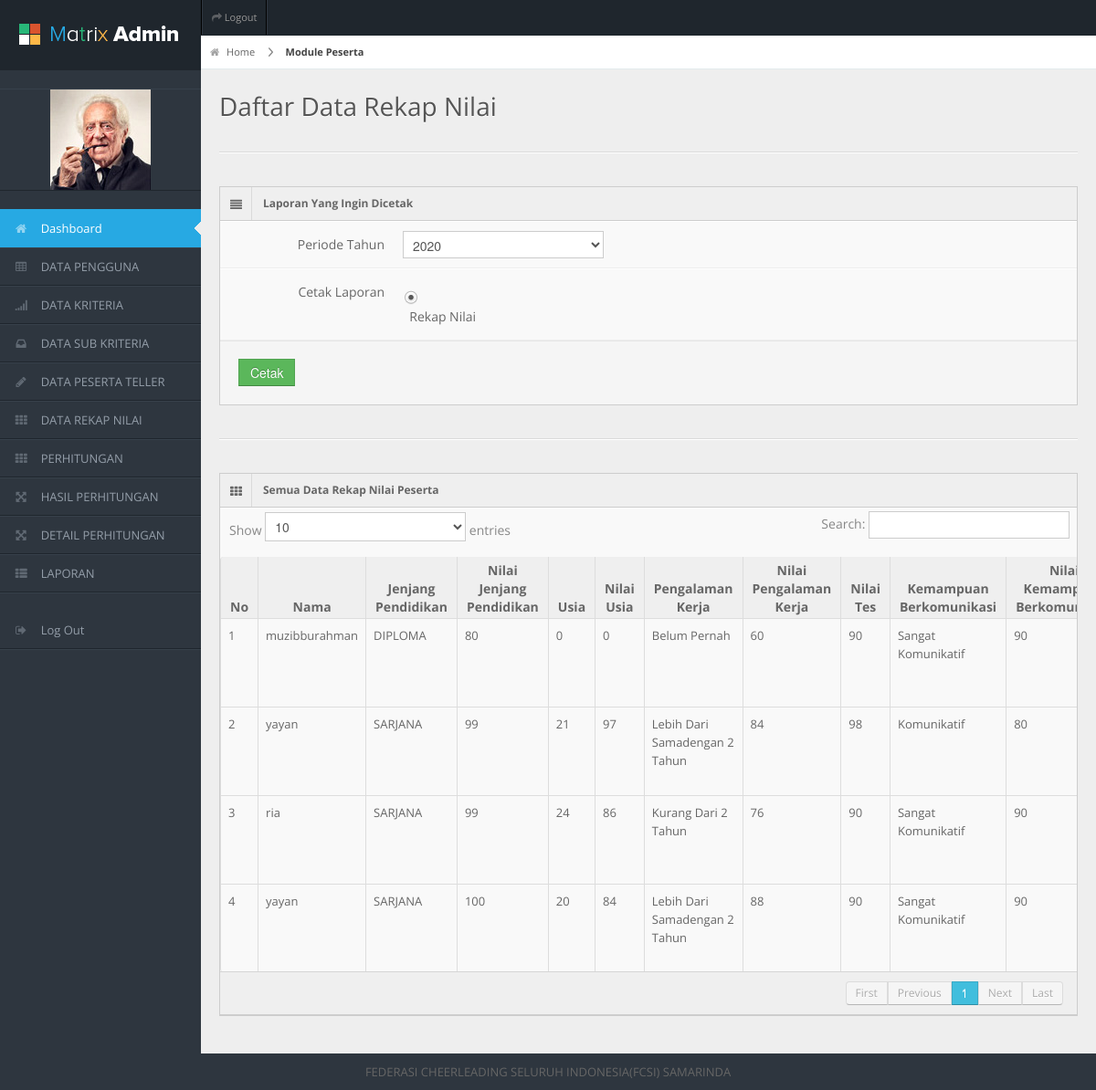
The app's page /spksdm/frame.php?load=rekap (signed in) with its own data.
### tables this page shows
CREATE TABLE `peserta` (
  `id_calon` varchar(50) NOT NULL,
  `username` varchar(30) NOT NULL,
  `pass` varchar(20) NOT NULL,
  `foto` varchar(1000) NOT NULL,
  `cv` varchar(1000) DEFAULT '',
  `blm_nikah` varchar(1000) DEFAULT '',
  `ijazah` varchar(1000) DEFAULT '',
  `transkrip` varchar(1000) DEFAULT '',
  `buktip` varchar(1000) DEFAULT '',
  `skck` varchar(1000) DEFAULT '',
  `suratkesehatan` varchar(1000) DEFAULT '',
  `ktp` varchar(1000) DEFAULT '',
  `aktif` varchar(1) NOT NULL,
  `status` varchar(30) NOT NULL,
  `validasi` varchar(20) NOT NULL,
  `validasi1` varchar(30) NOT NULL,
  `nama` varchar(100) NOT NULL,
  `no_hp` varchar(20) NOT NULL,
  `email` varchar(50) NOT NULL,
  `alamat` varchar(50) NOT NULL,
  `tgl_input` varchar(30) NOT NULL DEFAULT '',
  `tgl_lhr` varchar(50) DEFAULT '',
  `tempat_lhr` varchar(100) DEFAULT '',
  `jenkel` varchar(20) DEFAULT '',
  `jpendidikan` varchar(30) DEFAULT '',
  `usia` varchar(30) DEFAULT '',
  `pengalaman` varchar(30) DEFAULT '',
  `nilaites` double DEFAULT NULL,
  `wawancara` varchar(30) DEFAULT '',
  `kesehatan` varchar(50) DEFAULT '',
  `n1` double DEFAULT NULL,
  `n2` double DEFAULT NULL,
  `n3` double DEFAULT NULL,
  `n4` double DEFAULT NULL,
  PRIMARY KEY (`id_calon`)
);

### spksdm/data/rekap/view.php (the view, shortened to what this page needs)
 <div id="content-header">
    <div id="breadcrumb"> <a href="?load=dashboard" title="Go to Home" class="tip-bottom"><i class="icon-home"></i> Home</a> <a href="?load=member" class="current">Module Peserta</a> </div>
    <h1>Daftar Data Rekap Nilai</h1>
  </div>
<div class="container-fluid">
  <hr>
  <div class="row-fluid">
    <div class="span12">
      <div class="widget-box">
        <div class="widget-title"> <span class="icon"> <i class="icon-align-justify"></i> </span>
          <h5>Laporan Yang Ingin Dicetak</h5>
        </div>
        <div class="widget-content nopadding">
          <form action="data/rekap/cetak1.php" target="_blank" method="POST" class="form-horizontal" enctype="multipart/form-data">
           <div class="control-group">
              <label class="control-label">Periode Tahun</label>
              <div class="controls">
               <select  name="tahun">
                 <?php
				 for($i=2017;$i<=date('Y')+2;$i++){
		echo '<option'.($i==date('Y')?' selected':'').' value="'.$i.'">'.$i.'</option>';
	}
				 ?>
                </select>
              </div>
            </div>
			<div class="control-group">
              <label class="control-label">Cetak Laporan</label>
              <div class="controls">
               <ul style="list-style:none;margin:10px 0 0">
	<li><input id="op_semua" checked type="radio" class="" name="op_lap" value="hasil"/><label for="op_s">&nbsp; Rekap Nilai</label></li>
	</ul>
              </div>
            </div>
            <div class="form-actions">
			  <button type="submit" class="btn btn-success" > Cetak</button>
            </div>
          </form>
        </div>
      </div>
     </div>
     </div>
     </div>
  <div class="container-fluid">
    <hr>
    <div class="row-fluid">
      <div class="span12">
        <div class="widget-box">
          <div class="widget-title"> <span class="icon"><i class="icon-th"></i></span>
            <h5>Semua Data Rekap Nilai Peserta</h5>
          </div>
		 <div style="overflow-x:auto;">
          <div class="widget-content nopadding">
            <table class="table table-bordered data-table ">
              <thead>
                <tr>
                  <th width="2%">No</th>
                  <th width="2%">Nama </th>
				  <th width="2%">Jenjang Pendidikan</th>
				  <th th width="2%">Nilai Jenjang Pendidikan  </th>
                  <th th width="2%">Usia</th>
				  <th th width="2%">Nilai Usia</th>
				   <th width="2%">Pengalaman Kerja</th>
				    <th width="2%">Nilai Pengalaman Kerja </th>
				  <th width="2%">Nilai Tes</th>
                  <th width="2%">Kemampuan Berkomunikasi</th>
				  <th width="2%">Nilai Kemampuan Berkomunikasi</th>
                </tr>
              </thead>
              <tbody>
               <?php
			   $SQL=mysqli_query($koneksi,"SELECT * FROM peserta WHERE validasi='SIAP1' order by id_calon DESC");
			   $no=1;
			   while($_data=mysqli_fetch_array($SQL)){
				   echo"
				  <tr class='$class'>
                  <td>$no</td>
				  <td>$_data[nama]</td>
				  <td>$_data[jpendidikan]</td>
				  <td>$_data[n1]</td>
				  <td>$_data[usia]</td>
				  <td>$_data[n2]</td>
				  <td>$_data[pengalaman]</td>
				  <td>$_data[n3]</td>
				  <td>$_data[nilaites]</td>
				   <td>$_data[wawancara]</td>
				   <td>$_data[n4]</td>
				   <td>$_data[kesehatan]</td>
                  <td class='center'>
           <a href='data/rekap/cetak2.php?id=$_data[id_calon]'><button class='btn btn-primary'> <i class='icon-print'></i> &nbsp; Cetak</button></a>
           </td>
                </tr>
				   ";
				  $no++; }
			   ?>
              </tbody>
            </table>
          </div>
        </div>
		</div>
      </div>
    </div>
  </div>

### spksdm/css/matrix-style.css (style rules this page uses)
* { outline:none !important; -moz-outline: none !important; }
html, body { height:100% }
body { overflow-x: hidden; margin-top: -10px; font-family: 'Open Sans', sans-serif; font-size:13px; color:#666; }
a { color:#666; }
select, textarea, input[type="text"], input[type="password"], input[type="datetime"], input[type="datetime-local"], input[type="date"], input[type="month"], input[type="time"], input[type="week"], input[type="number"], input[type="email"], input[type="url"], input[type="search"], input[type="tel"], input[type="color"], .uneditable-input, .label, .dropdown-menu, .btn, .well, .progress, .table-bordered, .btn-group > .btn:first-child, .btn-group > .btn:last-child, .btn-group > .btn:last-child, .btn-group > .dropdown-toggle, .alert { border-radius:0px; }
.btn, textarea, input[type="text"], input[type="password"], input[type="datetime"], input[type="datetime-local"], input[type="date"], input[type="month"], input[type="time"], input[type="week"], input[type="number"], input[type="email"], input[type="url"], input[type="search"], input[type="tel"], input[type="color"], .uneditable-input { box-shadow:none; }
.progress, .progress-success .bar, .progress .bar-success, .progress-warning .bar, .progress .bar-warning, .progress-danger .bar, .progress .bar-danger, .progress-info .bar, .progress .bar-info, .btn, .btn-primary { background-image:none; }
.form-horizontal .form-actions { padding-left:20px; }
hr { border-top-color:#dadada; }
#content-header { position: abslute; width: 100%; margin-top: -38px; z-index: 20; }
#content-header h1 { color: #555555; font-size: 28px; font-weight: normal; float: none; text-shadow: 0 1px 0 #ffffff; margin-left: 20px; position: relative; }
#content-header h1, #content-header .btn-group { margin-top: 20px; }
#breadcrumb { background-color: #fff; border-bottom: 1px solid #e3ebed; }
#breadcrumb a { padding: 8px 20px 8px 10px; display: inline-block; background-image: url('../img/breadcrumb.png'); background-position: center right; background-repeat: no-repeat; font-size: 11px; color: #666666; }
#breadcrumb a:last-child { background-image:none; }
#breadcrumb a.current { font-weight: bold; color: #444444; }
#breadcrumb a i { margin-right: 5px; opacity: .6; }
.stat-boxes .peity_bar_good, .stat-boxes .peity_line_good, { color: #459D1C; }
.widget-box { background: none repeat scroll 0 0 #F9F9F9; border-left: 1px solid #CDCDCD; border-top: 1px solid #CDCDCD; border-right: 1px solid #CDCDCD; clear: both; margin-top: 16px; margin-bottom: 16px; position: relative; }
.widget-title, .modal-header, .table th, div.dataTables_wrapper .ui-widget-header { background:#efefef; border-bottom: 1px solid #CDCDCD; height: 36px; }
.widget-title span.icon { padding: 9px 10px 7px 11px; float: left; border-right:1px solid #dadada; }
.widget-title h5 { color: #666; float: left; font-size: 12px; font-weight: bold; padding: 12px; line-height: 12px; margin: 0; }
.widget-content { padding:15px; border-bottom: 1px solid #cdcdcd; }
.table th { height: auto; font-size: 14px; padding: 5px 10px 2px; border-bottom: 0; text-align: center; color: #666666; }
.nopadding { padding: 0 !important; }
.nopadding .table { margin-bottom: 0; }
.nopadding .table-bordered { border: 0; }
form { margin-bottom: 0; }
.form-horizontal .control-group { border-top: 1px solid #ffffff; border-bottom: 1px solid #eeeeee; margin-bottom: 0; }
.form-horizontal .control-label { padding-top: 15px; width: 180px; }
.form-horizontal .controls { margin-left: 200px; padding: 10px 0; }
.form-horizontal .form-actions { margin-top: 0; margin-bottom: 0; }

### spksdm/css/matrix-media.css (style rules this page uses)
body { background:#2E363F; }

### records on screen
peserta: nama "muzibburahman", jpendidikan "DIPLOMA", n1 "80", usia "0", n2 "0", pengalaman "Belum Pernah", n3 "60", nilaites "90", wawancara "Sangat Komunikatif", n4 "90"
peserta: nama "yayan", jpendidikan "SARJANA", n1 "99", usia "21", n2 "97", pengalaman "Lebih Dari Samadengan 2 Tahun", n3 "84", nilaites "98", wawancara "Komunikatif", n4 "80"
peserta: nama "ria", jpendidikan "SARJANA", n1 "99", usia "24", n2 "86", pengalaman "Kurang Dari 2 Tahun", n3 "76", nilaites "90", wawancara "Sangat Komunikatif", n4 "90"
peserta: nama "yayan", jpendidikan "SARJANA", n1 "100", usia "20", n2 "84", pengalaman "Lebih Dari Samadengan 2 Tahun", n3 "88", nilaites "90", wawancara "Sangat Komunikatif", n4 "90"

### other values on screen
form field tahun "2020"
